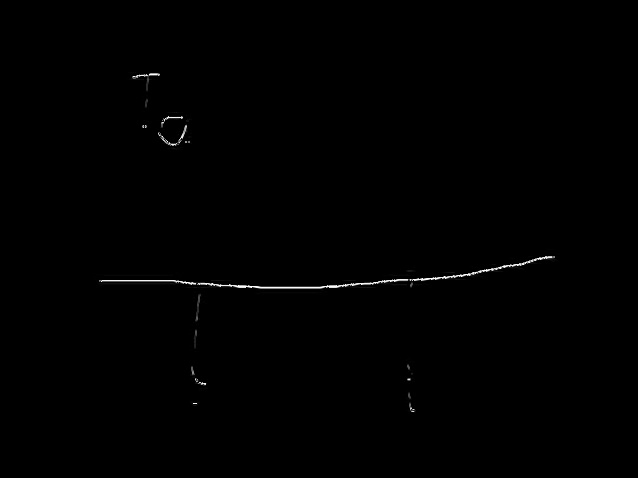
#> input picture QuickDraw2Obj/horz0_638x478.jpg, 638 x 478 px
$ python canny.py --input ../QuickDraw2Obj/horz0_638x478.jpg --output out.png
#> lines starting #> are read from the running program, lines starting #| are printed output that depends on the picture; after the words box and inside, x2 and y2 are one past the last pixel; in counts of white or black regions, pixels touching at a corner belong together
import cv2 as cv
from matplotlib import pyplot as plt
import argparse

parser = argparse.ArgumentParser()
parser.add_argument("--input", required=True, help="path to image")
parser.add_argument("--output", required=True, help="path to output image")
args = parser.parse_args()

img = cv.imread(args.input, cv.IMREAD_GRAYSCALE)
#> img is the input picture: shape (478, 638); min 0, max 255, mean 0.9
edges = cv.Canny(img, 100, 200)
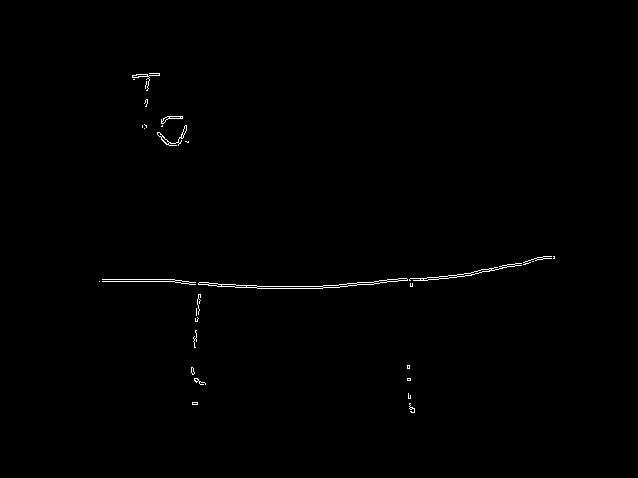
#> edges: shape (478, 638); 0.45% white in thin lines or dots, all inside (x1, y1, x2, y2) = (99, 73, 555, 413)
edges = (255 - edges)
# [5 lines of commented-out code are left out]
cv.imwrite(args.output, edges)

# [4 lines of commented-out code are left out]
